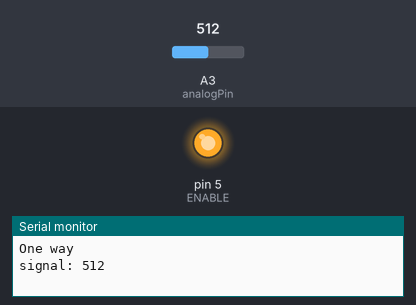
The sketch below on a simulated Arduino Uno, built with avr-gcc and run on an emulated ATmega328P. Shown: output pins drawn as LEDs (lit = HIGH), the last lines printed to the serial monitor. The test bench sets the inputs (shaded band); at power-on: A3 (analogPin) = 512.

Above: at 0.05 s.
At 3.0 s:
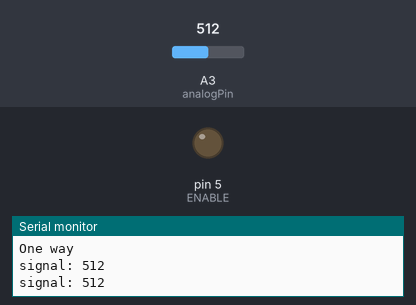
Timing chart, 0 to 6.9 s (numbered marks = the images above):
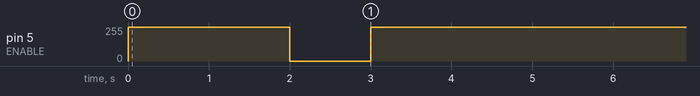

The sketch:

testfan.ino
```cpp
#define ENABLE 5
 #define analogPin A3

int i;
 int s;
void setup() {
  //---set pin direction
  pinMode(ENABLE,OUTPUT);

  Serial.begin(9600);
}

void loop() {
  Serial.println("One way");
    digitalWrite(ENABLE,HIGH);
    leggo();
    delay(2000);
    digitalWrite(ENABLE,LOW);
    leggo();
    delay(1000);
    Serial.println("Reverse");
    digitalWrite(ENABLE,HIGH);
    leggo();

    delay(2000);
    Serial.println("PWM full then slow");
    //---PWM example, full speed then slow
    analogWrite(ENABLE,255); //enable on

    for (i=255;i>0;i--){
      Serial.println((int)i);
      analogWrite(ENABLE,i);
      leggo();
      delay(500);
      }
    Serial.println("stop");
    delay(2000);
    digitalWrite(ENABLE,LOW);

}

void leggo(){
  s = analogRead(analogPin);  // read the input pin

  Serial.print("signal: "); Serial.println((int)s);


  }
```

Measured:
- by itself, pin 5 (ENABLE): ramps from 255/255 to 0/255 and jumps back, once every 3.0 s
